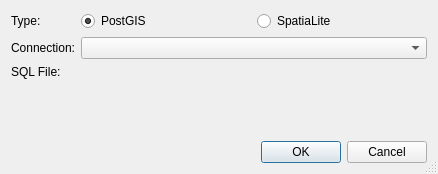
<?xml version="1.0" encoding="UTF-8"?>
<ui version="4.0">
 <class>dlg_form</class>
 <widget class="QDialog" name="dlg_form">
  <property name="geometry">
   <rect>
    <x>0</x>
    <y>0</y>
    <width>438</width>
    <height>174</height>
   </rect>
  </property>
  <property name="sizePolicy">
   <sizepolicy hsizetype="MinimumExpanding" vsizetype="MinimumExpanding">
    <horstretch>0</horstretch>
    <verstretch>0</verstretch>
   </sizepolicy>
  </property>
  <property name="minimumSize">
   <size>
    <width>400</width>
    <height>150</height>
   </size>
  </property>
  <property name="maximumSize">
   <size>
    <width>450</width>
    <height>180</height>
   </size>
  </property>
  <property name="windowTitle">
   <string>Database Huge Processing</string>
  </property>
  <property name="windowIcon">
   <iconset resource="../resources.qrc">
    <normaloff>:/plugins/pg_background_tasks/resources/logo_geotribu.png</normaloff>:/plugins/pg_background_tasks/resources/logo_geotribu.png</iconset>
  </property>
  <property name="windowOpacity">
   <double>0.900000000000000</double>
  </property>
  <property name="autoFillBackground">
   <bool>true</bool>
  </property>
  <property name="locale">
   <locale language="English" country="UnitedStates"/>
  </property>
  <property name="sizeGripEnabled">
   <bool>true</bool>
  </property>
  <layout class="QGridLayout" name="gridLayout_2">
   <item row="0" column="0" colspan="2">
    <layout class="QFormLayout" name="formLayout">
     <item row="0" column="0">
      <widget class="QLabel" name="lbl_db_type">
       <property name="locale">
        <locale language="English" country="UnitedStates"/>
       </property>
       <property name="text">
        <string>Type:</string>
       </property>
       <property name="scaledContents">
        <bool>true</bool>
       </property>
      </widget>
     </item>
     <item row="4" column="0">
      <widget class="QLabel" name="lbl_db_connections">
       <property name="locale">
        <locale language="English" country="UnitedStates"/>
       </property>
       <property name="text">
        <string>Connection:</string>
       </property>
       <property name="scaledContents">
        <bool>true</bool>
       </property>
      </widget>
     </item>
     <item row="4" column="1">
      <widget class="QComboBox" name="cbb_db_connections">
       <property name="locale">
        <locale language="English" country="UnitedStates"/>
       </property>
      </widget>
     </item>
     <item row="7" column="0">
      <widget class="QLabel" name="lbl_file_picker">
       <property name="locale">
        <locale language="English" country="UnitedStates"/>
       </property>
       <property name="text">
        <string>SQL File:</string>
       </property>
      </widget>
     </item>
     <item row="7" column="1">
      <widget class="QgsFileWidget" name="wdg_file_picker">
       <property name="locale">
        <locale language="English" country="UnitedStates"/>
       </property>
      </widget>
     </item>
     <item row="0" column="1">
      <layout class="QHBoxLayout" name="horizontalLayout">
       <item>
        <widget class="QRadioButton" name="rad_db_type_postgis">
         <property name="text">
          <string>PostGIS</string>
         </property>
         <property name="checked">
          <bool>true</bool>
         </property>
        </widget>
       </item>
       <item>
        <widget class="QRadioButton" name="rad_db_type_spatialite">
         <property name="layoutDirection">
          <enum>Qt::LeftToRight</enum>
         </property>
         <property name="autoFillBackground">
          <bool>true</bool>
         </property>
         <property name="locale">
          <locale language="English" country="UnitedStates"/>
         </property>
         <property name="text">
          <string>SpatiaLite</string>
         </property>
        </widget>
       </item>
      </layout>
     </item>
    </layout>
   </item>
   <item row="1" column="0">
    <spacer name="horizontalSpacer">
     <property name="locale">
      <locale language="English" country="UnitedStates"/>
     </property>
     <property name="orientation">
      <enum>Qt::Horizontal</enum>
     </property>
     <property name="sizeType">
      <enum>QSizePolicy::Maximum</enum>
     </property>
     <property name="sizeHint" stdset="0">
      <size>
       <width>204</width>
       <height>20</height>
      </size>
     </property>
    </spacer>
   </item>
   <item row="1" column="1">
    <widget class="QDialogButtonBox" name="buttonBox">
     <property name="locale">
      <locale language="English" country="UnitedStates"/>
     </property>
     <property name="orientation">
      <enum>Qt::Horizontal</enum>
     </property>
     <property name="standardButtons">
      <set>QDialogButtonBox::Cancel|QDialogButtonBox::Ok</set>
     </property>
    </widget>
   </item>
  </layout>
 </widget>
 <customwidgets>
  <customwidget>
   <class>QgsFileWidget</class>
   <extends>QWidget</extends>
   <header>qgsfilewidget.h</header>
  </customwidget>
 </customwidgets>
 <resources>
  <include location="../resources.qrc"/>
 </resources>
 <connections>
  <connection>
   <sender>buttonBox</sender>
   <signal>accepted()</signal>
   <receiver>dlg_form</receiver>
   <slot>accept()</slot>
   <hints>
    <hint type="sourcelabel">
     <x>248</x>
     <y>254</y>
    </hint>
    <hint type="destinationlabel">
     <x>157</x>
     <y>274</y>
    </hint>
   </hints>
  </connection>
  <connection>
   <sender>buttonBox</sender>
   <signal>rejected()</signal>
   <receiver>dlg_form</receiver>
   <slot>reject()</slot>
   <hints>
    <hint type="sourcelabel">
     <x>316</x>
     <y>260</y>
    </hint>
    <hint type="destinationlabel">
     <x>286</x>
     <y>274</y>
    </hint>
   </hints>
  </connection>
 </connections>
</ui>
